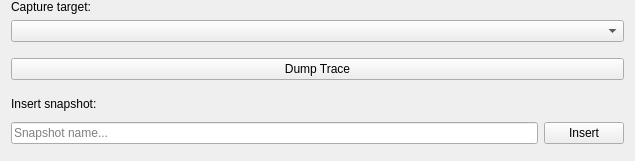
<?xml version="1.0" encoding="UTF-8"?>
<ui version="4.0">
 <class>MemoryTraceCapture</class>
 <widget class="QWidget" name="MemoryTraceCapture">
  <property name="geometry">
   <rect>
    <x>0</x>
    <y>0</y>
    <width>635</width>
    <height>161</height>
   </rect>
  </property>
  <property name="sizePolicy">
   <sizepolicy hsizetype="Preferred" vsizetype="Minimum">
    <horstretch>0</horstretch>
    <verstretch>0</verstretch>
   </sizepolicy>
  </property>
  <property name="windowTitle">
   <string>Form</string>
  </property>
  <property name="styleSheet">
   <string notr="true"/>
  </property>
  <layout class="QVBoxLayout" name="verticalLayout">
   <property name="topMargin">
    <number>0</number>
   </property>
   <item>
    <layout class="QVBoxLayout" name="vertical_layout">
     <item>
      <widget class="QWidget" name="capture_target_group" native="true">
       <layout class="QVBoxLayout" name="verticalLayout_2">
        <property name="leftMargin">
         <number>0</number>
        </property>
        <property name="topMargin">
         <number>0</number>
        </property>
        <property name="rightMargin">
         <number>0</number>
        </property>
        <property name="bottomMargin">
         <number>0</number>
        </property>
        <item>
         <widget class="QLabel" name="capture_target_label">
          <property name="text">
           <string>Capture target:</string>
          </property>
         </widget>
        </item>
        <item>
         <widget class="RdpComboBox" name="active_connection_selection">
          <property name="sizePolicy">
           <sizepolicy hsizetype="MinimumExpanding" vsizetype="Fixed">
            <horstretch>0</horstretch>
            <verstretch>0</verstretch>
           </sizepolicy>
          </property>
         </widget>
        </item>
        <item>
         <spacer name="verticalSpacer">
          <property name="orientation">
           <enum>Qt::Orientation::Vertical</enum>
          </property>
          <property name="sizeType">
           <enum>QSizePolicy::Policy::Fixed</enum>
          </property>
          <property name="sizeHint" stdset="0">
           <size>
            <width>20</width>
            <height>10</height>
           </size>
          </property>
         </spacer>
        </item>
       </layout>
      </widget>
     </item>
     <item>
      <widget class="QStackedWidget" name="capture_widget_stack">
       <property name="sizePolicy">
        <sizepolicy hsizetype="Preferred" vsizetype="Preferred">
         <horstretch>0</horstretch>
         <verstretch>0</verstretch>
        </sizepolicy>
       </property>
       <property name="minimumSize">
        <size>
         <width>0</width>
         <height>0</height>
        </size>
       </property>
       <property name="currentIndex">
        <number>0</number>
       </property>
       <widget class="QWidget" name="collect_data_page">
        <layout class="QVBoxLayout" name="verticalLayout_1">
         <property name="leftMargin">
          <number>0</number>
         </property>
         <property name="topMargin">
          <number>0</number>
         </property>
         <property name="rightMargin">
          <number>0</number>
         </property>
         <property name="bottomMargin">
          <number>0</number>
         </property>
         <item>
          <widget class="QPushButton" name="dump_button">
           <property name="sizePolicy">
            <sizepolicy hsizetype="MinimumExpanding" vsizetype="Fixed">
             <horstretch>0</horstretch>
             <verstretch>0</verstretch>
            </sizepolicy>
           </property>
           <property name="text">
            <string>Dump Trace</string>
           </property>
          </widget>
         </item>
         <item>
          <widget class="QWidget" name="snapshot_group" native="true">
           <layout class="QVBoxLayout" name="verticalLayout_3">
            <property name="leftMargin">
             <number>0</number>
            </property>
            <property name="topMargin">
             <number>6</number>
            </property>
            <property name="rightMargin">
             <number>0</number>
            </property>
            <property name="bottomMargin">
             <number>0</number>
            </property>
            <item>
             <widget class="QLabel" name="label">
              <property name="sizePolicy">
               <sizepolicy hsizetype="MinimumExpanding" vsizetype="Fixed">
                <horstretch>0</horstretch>
                <verstretch>0</verstretch>
               </sizepolicy>
              </property>
              <property name="text">
               <string>Insert snapshot:</string>
              </property>
             </widget>
            </item>
            <item>
             <layout class="QHBoxLayout" name="snapshot_layout">
              <item>
               <widget class="QLineEdit" name="snapshot_name_edit">
                <property name="sizePolicy">
                 <sizepolicy hsizetype="Expanding" vsizetype="Fixed">
                  <horstretch>0</horstretch>
                  <verstretch>0</verstretch>
                 </sizepolicy>
                </property>
                <property name="maxLength">
                 <number>127</number>
                </property>
                <property name="placeholderText">
                 <string>Snapshot name...</string>
                </property>
               </widget>
              </item>
              <item>
               <widget class="QPushButton" name="insert_snapshot">
                <property name="enabled">
                 <bool>true</bool>
                </property>
                <property name="text">
                 <string>Insert</string>
                </property>
               </widget>
              </item>
             </layout>
            </item>
           </layout>
          </widget>
         </item>
        </layout>
       </widget>
       <widget class="QWidget" name="progress_page">
        <layout class="QVBoxLayout" name="progress_page_layout">
         <property name="sizeConstraint">
          <enum>QLayout::SizeConstraint::SetMaximumSize</enum>
         </property>
         <property name="leftMargin">
          <number>0</number>
         </property>
         <property name="topMargin">
          <number>0</number>
         </property>
         <property name="rightMargin">
          <number>0</number>
         </property>
         <property name="bottomMargin">
          <number>0</number>
         </property>
         <item>
          <widget class="CaptureProgressWidget" name="capture_progress_widget" native="true">
           <property name="sizePolicy">
            <sizepolicy hsizetype="Expanding" vsizetype="Preferred">
             <horstretch>0</horstretch>
             <verstretch>0</verstretch>
            </sizepolicy>
           </property>
           <property name="maximumSize">
            <size>
             <width>16777215</width>
             <height>16777215</height>
            </size>
           </property>
          </widget>
         </item>
        </layout>
       </widget>
      </widget>
     </item>
    </layout>
   </item>
  </layout>
 </widget>
 <customwidgets>
  <customwidget>
   <class>CaptureProgressWidget</class>
   <extends>QWidget</extends>
   <header>common/inc/capture_progress_widget.h</header>
   <container>1</container>
  </customwidget>
  <customwidget>
   <class>RdpComboBox</class>
   <extends>QComboBox</extends>
   <header>common/inc/rdp_combo_box.h</header>
  </customwidget>
 </customwidgets>
 <resources/>
 <connections/>
</ui>
